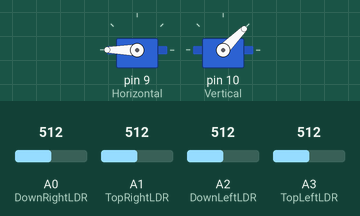
Recording of a sketch running on a simulated Arduino Uno, built with avr-gcc and run on an emulated ATmega328P. On the bench: 2 × servo. Inputs (shaded band) come from the test bench; at power-on: A0 (DownRightLDR) = 512, A2 (DownLeftLDR) = 512, A1 (TopRightLDR) = 512, A3 (TopLeftLDR) = 512.

Above: at 4.2 s.
4.3 s: A0 (DownRightLDR) set to 606
5.8 s: A0 (DownRightLDR) set to 631
At 6.8 s:
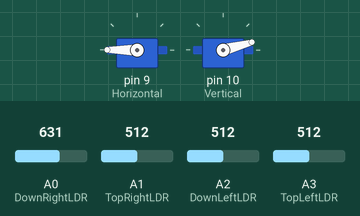
7.6 s: A2 (DownLeftLDR) set to 304
9.1 s: A2 (DownLeftLDR) set to 284
At 10.5 s:
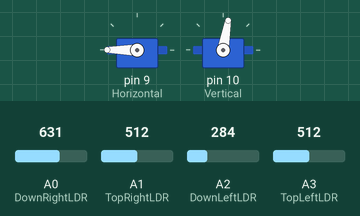
11.2 s: A1 (TopRightLDR) set to 311
12.7 s: A1 (TopRightLDR) set to 294
At 12.85 s:
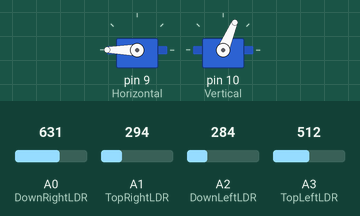
Timing chart, 0 to 15.7 s (numbered marks = the images above; inputs shaded):
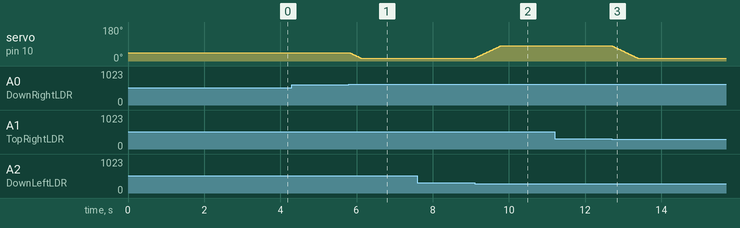

The sketch:

SolarTracker.ino
```cpp
#include <Servo.h> // include Servo library

//--------------------------------------------------------------------------------//
// This is partially submitted as requirement for Tinkering Lab exercise
// Coded by Ankit Das @ github.com/nkitan
// -------------
// github : https://github.com/nkitan/SolarTracker
// ------------------------------------------------------------------------------//


// Switches
int debug = 0;        // Turn debugging on or off
int DelayTime = 10;   // delay time (in ms)
int Tolerance = 50;   // tolerance


// LDR pin connections
int TopLeftLDR = 3; //LDR top left - BOTTOM LEFT    <--- BDG
int TopRightLDR = 1; //LDR top rigt - BOTTOM RIGHT
int DownLeftLDR = 2; //LDR down left - TOP LEFT
int DownRightLDR = 0; //ldr down rigt - TOP RIGHT


Servo Horizontal; // horizontal servo
Servo Vertical;   // vertical servo

// initialize with Starting positions
int ServoHorizontal = 180;
int ServoVertical = 45;

// Servo Movement limits
int servohLimitHigh = 180;
int servohLimitLow = 65;
int servovLimitHigh = 80;
int servovLimitLow = 15;


void setup()
{
  Serial.begin(9600);

   // SERVO CONNECTIONS
   Horizontal.attach(9);   // SERVONAME.ATTACH(PIN);
   Vertical.attach(10);
   Horizontal.write(ServoHorizontal);  // set servos to initial Positions
   Vertical.write(ServoVertical);
   delay(3000);
}

void loop()
{

  int TopLeft = analogRead(TopLeftLDR); // top left
  int TopRight  = analogRead(TopRightLDR); // top right
  int DownLeft   = analogRead(DownLeftLDR); // down left
  int DownRight = analogRead(DownRightLDR); // down rigt

  int TopAverage = (TopLeft + TopRight) / 2; // average value top
  int DownAverage = (DownLeft + DownRight) / 2; // average value down
  int LeftAverage = (TopLeft + DownLeft) / 2; // average value left
  int RightAverage = (TopRight + DownRight) / 2; // average value right

  int VerticalDifference = TopAverage - DownAverage; // check the diffirence of up and down
  int HorizontalDifference = LeftAverage - RightAverage;// check the diffirence og left and rigt


  // DEBUGGING

  if(debug){                                             // ENABLING DEBUGGING CAUSES SLOW EXECUTION
  Serial.print(" TAVG->");
  Serial.print(TopAverage);
  Serial.print(" DAVG->");
  Serial.print(DownAverage);
  Serial.print(" LAVG->");
  Serial.print(LeftAverage);
  Serial.print(" RAVG->");
  Serial.print(RightAverage);
  Serial.print("  DEL->");
  Serial.print(DelayTime);
  Serial.print("  TOL->");
  Serial.print(Tolerance);
  Serial.println(" ");
  }

  // CHECK FOR VERTICAL SERVO


  if (-1* Tolerance > VerticalDifference || VerticalDifference > Tolerance) // check if the diffirence is in the tolerance else change vertical angle
  {
   if (TopAverage > DownAverage)
    {
    ServoVertical++;                           // INCREMENTS SERVO VERTICAL
     if (ServoVertical > servovLimitHigh)
      ServoVertical = servovLimitHigh;                  // LIMITS SERVO TO UPPER LIMIT
    }
    else if (TopAverage < DownAverage)
    {
     ServoVertical--;
    if (ServoVertical < servovLimitLow)
       ServoVertical = servovLimitLow;                  // LIMITS SERVO TO LOWER LIMIT
    }
   Vertical.write(ServoVertical);
  }


  // CHECK FOR HORIZONTAL SERVO


 if (-1*Tolerance > HorizontalDifference || HorizontalDifference > Tolerance) // check if the diffirence is in the tolerance else change horizontal angle
  {

  if (LeftAverage > RightAverage)
  {
    ServoHorizontal--;
    if (ServoHorizontal < servohLimitLow)
     ServoHorizontal = servohLimitLow;
   }

  else if (LeftAverage < RightAverage)
  {
     ServoHorizontal++;
     if (ServoHorizontal > servohLimitHigh)
     ServoHorizontal = servohLimitHigh;
   }

  else if (LeftAverage == RightAverage)
   Horizontal.write(ServoHorizontal);

  }
   delay(DelayTime);
}
```

Measured:
- the behaviour switches between 613 and 614 on A0 (DownRightLDR) (found by bisection; images 0 and 1)
- the behaviour switches between 293 and 292 on A2 (DownLeftLDR) (found by bisection; images 1 and 2)
- the behaviour switches between 302 and 301 on A1 (TopRightLDR) (found by bisection; images 2 and 3)
- after the input at 4.3 s, every drawn part: stays the same
- after the input at 5.8 s, servo on pin 10 (Vertical): moves from 45° to 15° over 0.30 s, starting at once
- after the input at 7.6 s, every drawn part: stays the same
- after the input at 9.1 s, servo on pin 10 (Vertical): moves from 15° to 80° over 0.67 s, starting at once
- after the input at 11.2 s, every drawn part: stays the same
- after the input at 12.7 s, servo on pin 10 (Vertical): moves from 80° to 15° over 0.67 s, starting at once
